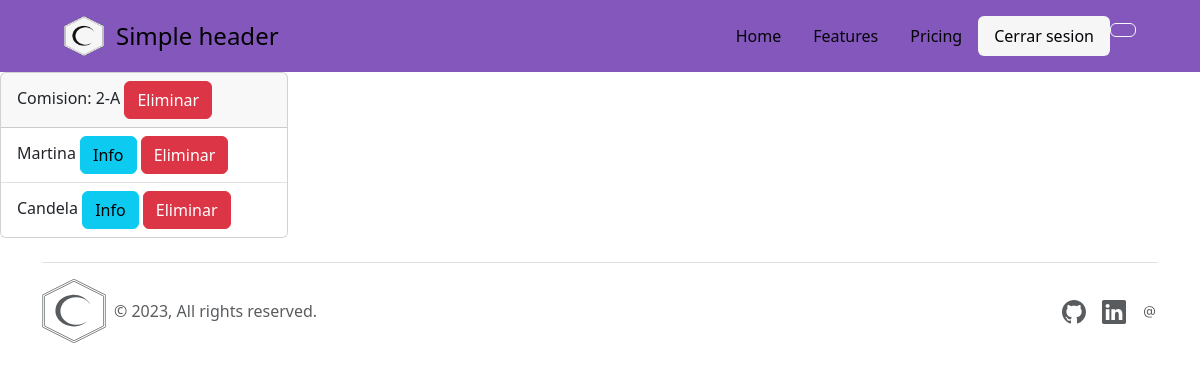
The app's page /students/1/ with its own data.
### app/models.py (models this page shows, shortened)
class Commission(models.Model):
    name = models.CharField(max_length = 3)
    school = models.ForeignKey(School, on_delete = models.CASCADE)
    user = models.ForeignKey(User, on_delete = models.CASCADE, blank = True, null = True)

class Student(models.Model):
    name = models.CharField(max_length = 150)
    comission = models.ForeignKey(Commission, on_delete = models.CASCADE)

### app/views.py (the view)
# urls.py: path('students/<int:comission_id>/', StudentView.as_view(), name = 'Student'),
class StudentView(ListView, LoginRequiredMixin):
    template_name = 'students/student.html'
    model = Student
    def get_queryset(self, commission_id):
        id_comission = commission_id
        student_list = Student.objects.filter(comission_id = id_comission)
        return student_list
    def get(self, request, *args, **kwargs):
        students = self.get_queryset(kwargs['comission_id'])
        commission = Commission.objects.get(id = kwargs['comission_id'])
        return render(request, self.template_name, context = {
            'students' : students,
            'comission' : commission
            })

### app/context_processor.py (called while the page is built, shortened)
def register_calculated(request):
    mean = 0
    count = 0
    return {"mean": mean, "count": count}

### app/templates/students/student.html (shortened to what this page needs)
{% extends 'base/main.html' %}
{% block main %}
<main class = "studentMain">
    <section>
        <div class="card" style="width: 18rem;">
            <div class="card-header">
                Comision: {{comission.name}}
                <a href="{% url 'ComissionDelete' comission.id %}" class="btn btn-danger">Eliminar</a>
              </div>
            <ul class="list-group list-group-flush">
                {% for student in students %}
                    <li class="list-group-item">
                        <span>{{student.name}}</span>
                        <a href="{% url 'StudentUpdate' student.id %}" class="btn btn-info">Info</a>
                        <a href="{% url 'StudentDelete' student.id %}" class="btn btn-danger">Eliminar</a>
                    </li>
                {% endfor %}
            </ul>
          </div>
    </section>
</main>
{% endblock main %}

### app/static/css/style.css (style rules this page uses)
* { margin: 0; padding: 0; box-sizing: border-box; }
a { text-decoration: none; }
body { background-color: #F6F6F6; }
ul { list-style-type: none; }

### records on screen
Commission: name "2-A"
Student: name "Martina"
Student: name "Candela"
